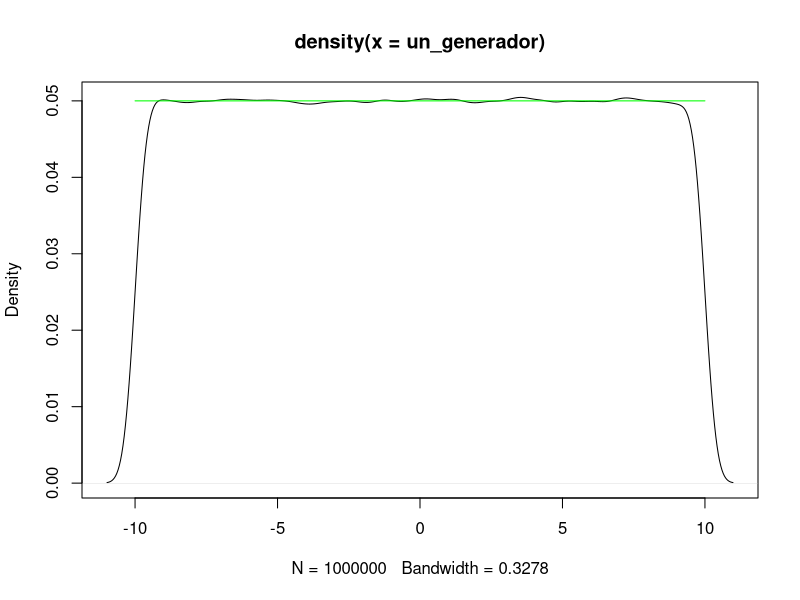
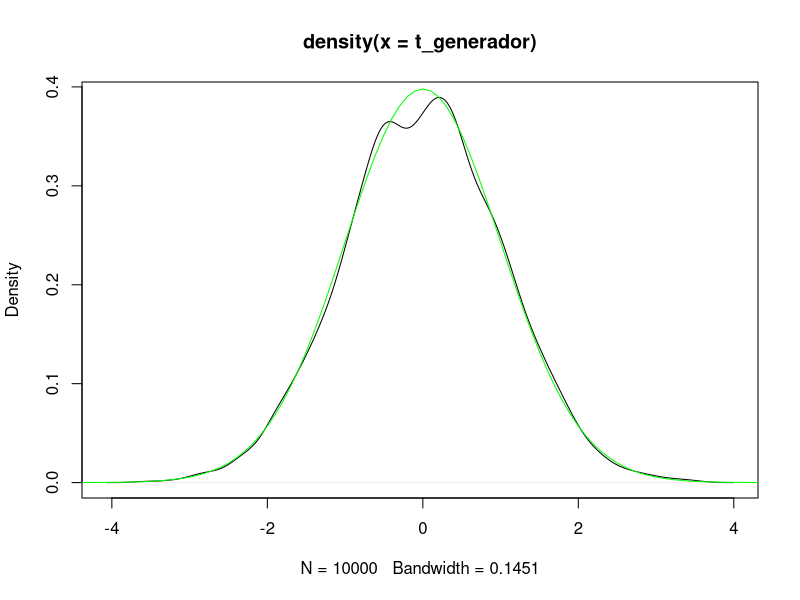
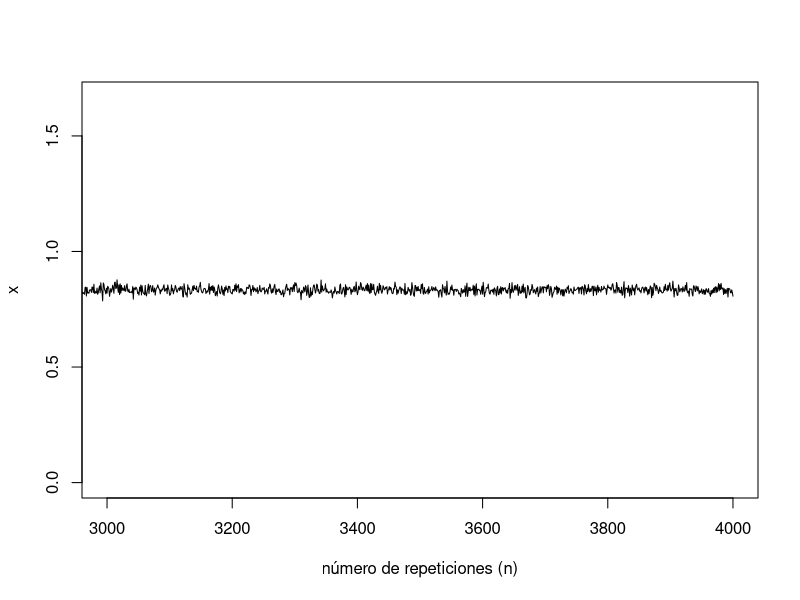

Write R code to recreate these figures, in order.

## 1. Muestra que la función runif produce una distribución uniforme que coincide con la teórica
## 2. Muestra que rt genera distribuciones t que coinciden con la teórica
## 3. Muestra que rf genera distribuciones F que coinciden con la teórica
## 4. Muestra que rchisq genera distribuciones chisq que coinciden con la teórica
## 5. Muestra como el valor empírico y el teórico se aproximan al aumentar el n en el caso de tirar 5 dados
## y que salga el 1.
## 6. Muestre el teorema central del límite con la distribución F. Como F tiene gl1 y gl2, para no hacer
## inﬁnidad de gráﬁcos, haga la demostración para gl1 = gl2, es decir, siempre los mismos grados de
## libertad en el numerador y el denominador.
## 7. Muestre el teorema central del límite con la distribución χ2.
set.seed(1)

## 1 
x <- seq(-10, 10, .1)
un_generador <- runif (1000000,-10,10)


uniform <- function (x) {
	dens_vec <- c()
	for(i in 1:length(x)) {
		dens_vec[i] <- 1/(max(x)-min(x))
	}
	return(dens_vec)
}
un_eq <- uniform(x)
	
d <- density(un_generador) 
plot(d) # plot d
lines(un_eq~x, col="green")

## 2
x <- seq(-10, 10, .1)
t_generador <- rt (10000,99)


t <- function(x, df){
	n = ((gamma((df+1)/2))/(sqrt(df*pi)*gamma(df/2))) * (1+(x^2)/df)^((-df+1)/2)
}

t_eq <- t(x,99)

d <- density(t_generador) 
plot(d) # plot d
lines(t_eq~x, col="green")






## 5
x <- vector()
for(n in 1:4000) x[n] <- mean(rbinom(n,5,1/6))
plot(x, type="l", xlab="número de repeticiones (n)", xlim = c(3000,4000))




## 6

